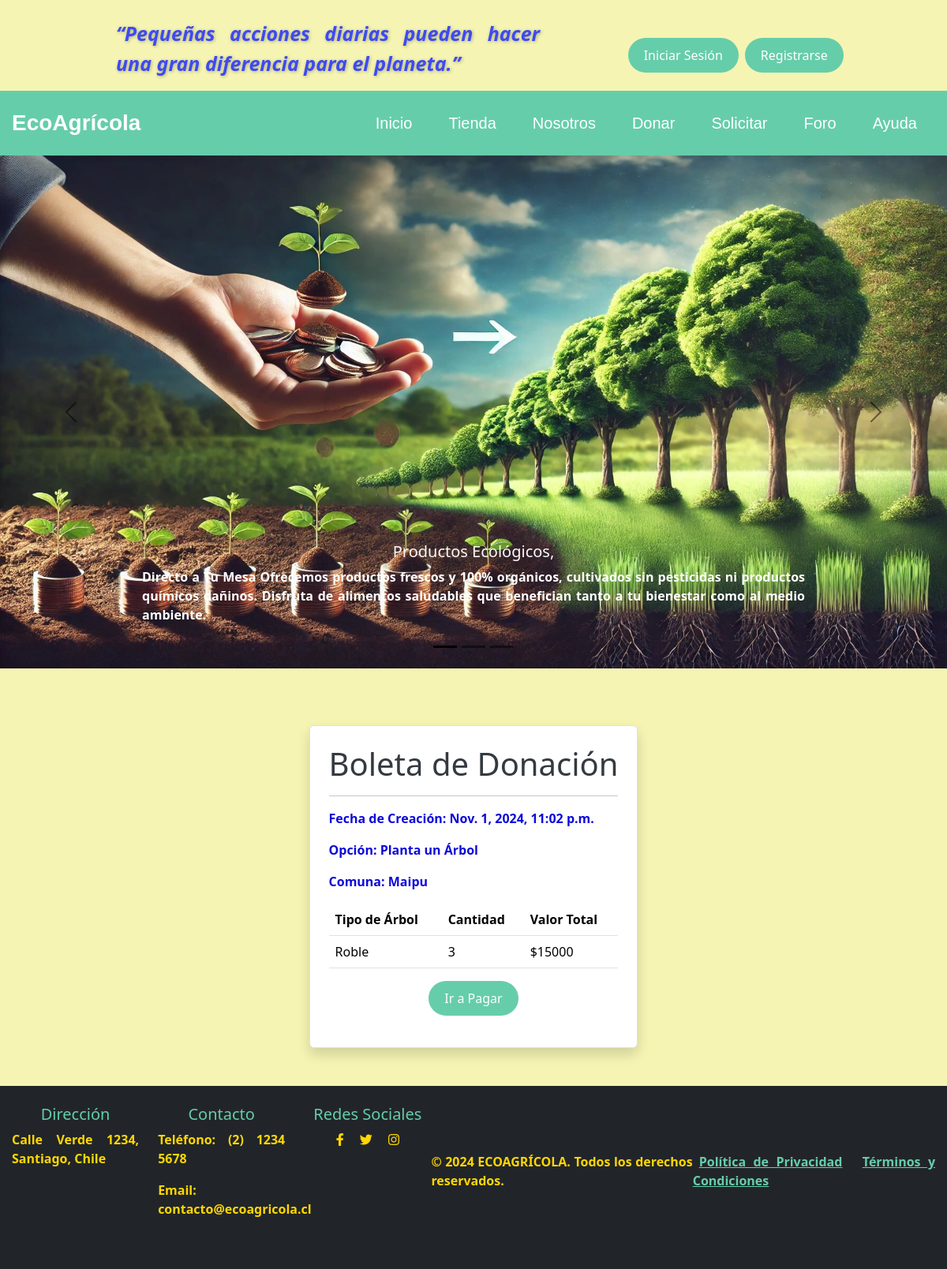
The page /resumen/1/ on the database its author committed.
### core/models.py (models this page shows, shortened)
class Donacion(models.Model):
    OPCIONES = [
        ('Planta un Árbol', 'Planta un Árbol'),
        ('Herramientas', 'Herramientas'),
        ('Desechos', 'Desechos'),
    ]
    COMUNAS = [
        ('Alhué', 'Alhué'),
        ('Buin', 'Buin'),
        ('Cerrillos', 'Cerrillos'),
        ('Cerro Navia', 'Cerro Navia'),
        ('Colina', 'Colina'),
        ('El Bosque', 'El Bosque'),
        ('Estación Central', 'Estación Central'),
        ('Huechuraba', 'Huechuraba'),
        ('Independencia', 'Independencia'),
        ('La Florida', 'La Florida'),
        ('La Granja', 'La Granja'),
        ('La Pintana', 'La Pintana'),
        ('La Reina', 'La Reina'),
        ('Las Condes', 'Las Condes'),
        ('Lo Barnechea', 'Lo Barnechea'),
        ('Lo Espejo', 'Lo Espejo'),
        ('Maipú', 'Maipú'),
        ('Ñuñoa', 'Ñuñoa'),
        ('Pedro Aguirre Cerda', 'Pedro Aguirre Cerda'),
        ('Peñalolén', 'Peñalolén'),
        ('Providencia', 'Providencia'),
        ('Pudahuel', 'Pudahuel'),
        ('Quilicura', 'Quilicura'),
        ('Quinta Normal', 'Quinta Normal'),
        ('Recoleta', 'Recoleta'),
        ('Renca', 'Renca'),
        ('San Bernardo', 'San Bernardo'),
        ('San Joaquín', 'San Joaquín'),
        ('San Miguel', 'San Miguel'),
        ('San Ramón', 'San Ramón'),
        ('Santiago', 'Santiago'),
        ('Vitacura', 'Vitacura'),
    ]
    TIPOS_ARBOL = [
        ('Roble', 'Roble'),
        ('Árbol de Neem', 'Árbol de Neem'),
        ('Cedro', 'Cedro'),
    ]
    PRECIO_ARBOL = {
        'Roble': 5000,
        'Árbol de Neem': 8000,
        'Cedro': 12000,
    }
    opcion = models.CharField(max_length=100, choices=OPCIONES)
    comuna = models.CharField(max_length=100, choices=COMUNAS)
    tipo_arbol = models.CharField(max_length=100, choices=TIPOS_ARBOL)
    cantidad = models.IntegerField(blank=True, null=True)
    fecha_creacion = models.DateTimeField(auto_now_add=True)
    valor_total = models.PositiveIntegerField(default=0)
    class Meta:
        managed = True
        db_table = 'donacion'
        constraints = [
            models.UniqueConstraint(fields=['opcion', 'comuna', 'tipo_arbol', 'cantidad'], name='unique_donation')
        ]

### core/views.py (the view)
# urls.py: path('resumen/<int:donacion_id>/', resumen_donacion, name='resumen_donacion'),
def resumen_donacion(request, donacion_id):
    donacion = Donacion.objects.get(id=donacion_id)
    return render(request, 'core/resumen_donacion.html', {'donacion': donacion})

### core/templates/core/resumen_donacion.html (shortened to what this page needs)
{% extends "core/base_generic.html" %}
{% block content %}
{% load static %}
<!DOCTYPE html>
<html lang="es">
<body>
    {% load static %}
    <div id="carouselExampleDark" class="carousel carousel-dark slide" data-bs-ride="carousel">
        <div class="carousel-indicators">
        <button type="button" data-bs-target="#carouselExampleDark" data-bs-slide-to="0" class="active" aria-current="true" aria-label="Slide 1"></button>
        <button type="button" data-bs-target="#carouselExampleDark" data-bs-slide-to="1" aria-label="Slide 2"></button>
        <button type="button" data-bs-target="#carouselExampleDark" data-bs-slide-to="2" aria-label="Slide 3"></button>
        </div>
        <div class="carousel-inner">
        <div class="carousel-item active" data-bs-interval="10000">
            <img src="{% static 'core/img/dona-arboles.jpg' %}" alt="Los Angeles" style="width: 100%; height: 650px;">
            <div class="carousel-caption d-none d-md-block">
            <h5 class="title-carrusel">Productos Ecológicos, </h5>
            <p class="text-white">Directo a Tu Mesa Ofrecemos productos frescos y 100% orgánicos, cultivados sin pesticidas ni productos químicos dañinos. Disfruta de alimentos saludables que benefician tanto a tu bienestar como al medio ambiente.</p>
            </div>
        </div>
        </div>
        <button class="carousel-control-prev" type="button" data-bs-target="#carouselExampleDark" data-bs-slide="prev">
        <span class="carousel-control-prev-icon" aria-hidden="true"></span>
        </button>
        <button class="carousel-control-next" type="button" data-bs-target="#carouselExampleDark" data-bs-slide="next">
        <span class="carousel-control-next-icon" aria-hidden="true"></span>
        </button>
    </div>
    <br>
    <div class="container my-5">
        <div class="boleta border rounded shadow p-4" style="background-color: #ffffff; max-width: 600px; margin: 0 auto;">
            <h1 class="text-center" style="font-size: 2.5rem;">Boleta de Donación</h1>
            <hr>
            <div class="mb-3">
                <p><strong>Fecha de Creación:</strong> {{ donacion.fecha_creacion }}</p>
                <p><strong>Opción:</strong> {{ donacion.opcion }}</p>
                <p><strong>Comuna:</strong> {{ donacion.comuna }}</p>
            </div>
            <table class="table">
                <thead>
                    <tr>
                        <th>Tipo de Árbol</th>
                        <th>Cantidad</th>
                        <th>Valor Total</th>
                    </tr>
                </thead>
                <tbody>
                    <tr>
                        <td>{{ donacion.tipo_arbol }}</td>
                        <td>{{ donacion.cantidad }}</td>
                        <td>${{ donacion.valor_total }}</td>
                    </tr>
                </tbody>
            </table>
            <div class="text-center">
                <form action="{% url 'pago' %}" method="post" class="my-3">
                    <button type="submit" class="btn btn-custom">Ir a Pagar</button>
                </form>
            </div>
        </div>
    </div>
    </body>
</html>
{% endblock %}

### core/static/core/css/style.css (style rules this page uses)
html { scroll-behavior: smooth; }
body { background-color: #f5f4b3; height: 100%; margin: 0; padding: 0; display: flex; flex-direction: column; }
.title-carrusel { color: #f8f8f8; }
p { color: #0d09db; font-weight: bold; text-align: justify; }
.btn-custom { background-color: #66CDAA; border-color: #66CDAA; color: white; border: none; padding: 10px 20px; font-size: 16px; border-radius: 25px; transition: background-color 0.3s ease; }
.container { max-width: 1200px; margin: 0 auto; padding: 0 15px; display: flex; justify-content: space-between; align-items: center; }
.details-box input[type="submit"], button { background-color: #2E8B57; color: white; padding: 10px 20px; border: none; cursor: pointer; }
input[type="submit"], button { background-color: #2E8B57; color: white; padding: 10px 20px; border: none; cursor: pointer; }
h1 { text-align: center; color: #343a40; }

### rows shown on the page
Donacion: fecha_creacion "Nov. 1, 2024, 11:02 p.m.", opcion "Planta un Árbol", comuna "Maipu", tipo_arbol "Roble", cantidad "3", valor_total "15000"
